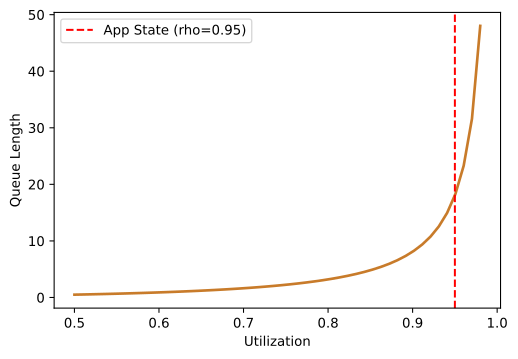

The Python source for this figure:
import os
import numpy as np
import matplotlib.pyplot as plt
fig, ax = plt.subplots(figsize=(6, 4))
rho = np.linspace(0.5, 0.98, 50)
lq = (rho**2) / (1 - rho)
ax.plot(rho, lq, color='#c87b2a', lw=2)
ax.axvline(0.95, color='r', linestyle='--', label='App State (rho=0.95)')
ax.set_ylabel('Queue Length')
ax.set_xlabel('Utilization')
ax.legend()
out_path = os.environ.get('VISUAL_OUT_PATH', 'out.svg')
fig.savefig(out_path, format='svg', bbox_inches='tight')
plt.close(fig)
